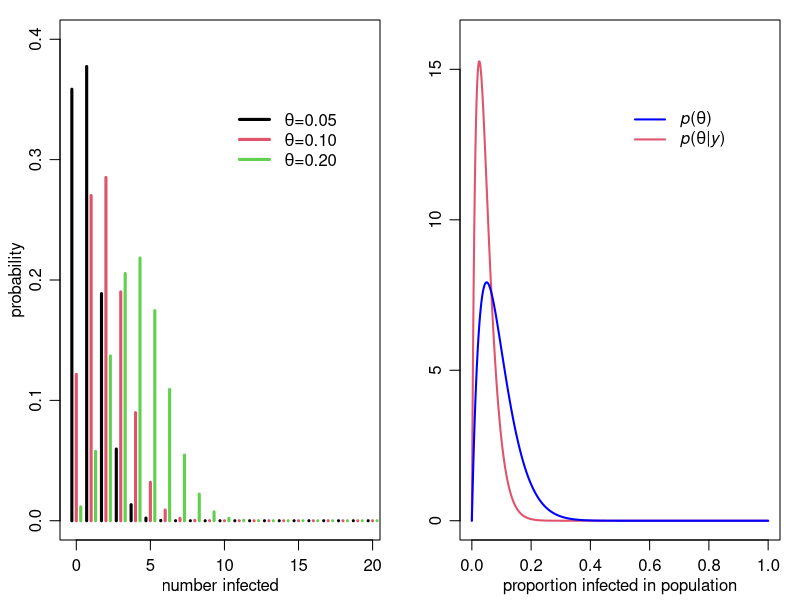
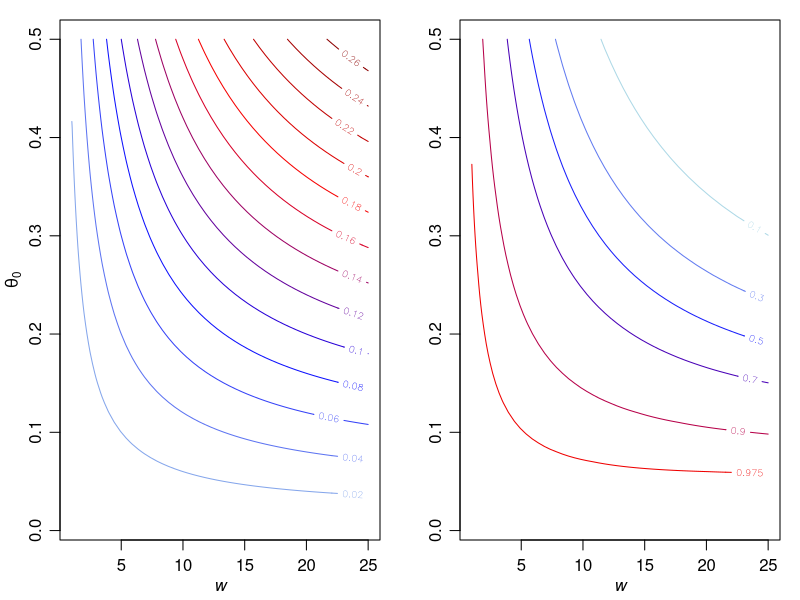

Write R code to recreate these figures, in order.
#--- BayesBetaBinomEpidemic.R ---#
# Compute some prior probabilities from a beta(a,b) law
a<-2 ; b<-20
a/(a+b)
(a-1)/(a-1+b-1)
pbeta(.20,a,b) - pbeta(.05,a,b)
pbeta(.10,a,b)
# Bayes estimation:
par(mar=c(3,3,1,1),mgp=c(1.75,.75,0))
par(mfrow=c(1,2))
# Likelihood for Y=0
dbinom(0,20,.05)
n<-20
x<-0:n
delta<-.3
# plot three binomial likelihoods
plot( range(x-delta), c(0,.4),xlab="number infected",
     ylab="probability",type="n")
points( x-delta,dbinom(x,n,.05),type="h",col=1,lwd=3)
points( x,dbinom(x,n,.10),type="h",col=2,lwd=3)
points( x+delta,dbinom(x,n,.20),type="h",col=3,lwd=3)
legend(10,.35,legend=c(
    expression(paste(theta,"=0.05",sep="")), 
    expression(paste(theta,"=0.10",sep="")),
    expression(paste(theta,"=0.20",sep="")) ),
     lwd=c(3,3,3), 
    col=c(1:3) ,bty="n") 
# Parameters for the conjugate prior and posterior
a<-2 ; b<-20
y<-0 ; n<-20
# Plot the posterior
theta<-seq(0,1,length=500)
plot(theta, dbeta(theta,a+y,b+n-y), col=2,
     type="l",
     xlab="proportion infected in population",
     ylab="", lwd=2, ylim=c(0,16)
     )
lines(theta, dbeta(theta,a,b),col="blue",lwd=2) # prior
legend(.5,14,legend=c( expression(paste(italic("p"),"(",theta,")",sep="")), 
     expression(paste(italic("p"),"(",theta,"|",italic("y"),")",sep=""))  ), 
  bty="n", lwd=c(2,2),col=c("blue",2))
# Compute posterior probabilities
(a+y)/(b+n-y)
(a+y-1)/(a+y-1+b+n-y-1)
pbeta(.20,a+y,b+n-y) - pbeta(.05,a+y,b+n-y)
pbeta(.10,a+y,b+n-y)
#
#Sensitivity analysis
#
par(mar=c(3,3,1,1),mgp=c(1.75,.75,0))
par(mfrow=c(1,2))
g<-50
th0<-seq(0.01,.5,length=g)
nu0<-seq(1,25,length=g) 
# Loop and compute contours
PP10<-PM<-PLQ<-PUQ<-matrix(0,g,g)
for(i in 1:g) 
  {
  for(j in 1:g) 
    {
      a<-nu0[i]*th0[j]
      b<-nu0[i]*(1-th0[j]) 
   
     PM[i,j]<- (a+y)/(a+y+b+n-y) 
     PP10[i,j]<- pbeta(.10,a+y,b+n-y)
     PLQ[i,j]<- qbeta(.05,a+y,b+n-y) 
     PUQ[i,j]<- qbeta(.95,a+y,b+n-y) 
    } 
}
cols = rev(colorRampPalette(c('darkred','red','blue','lightblue'))(14))
contour(nu0,th0,PM,xlab=expression(italic(w)), ylab=expression(theta[0]),col=cols)
cols = rev(colorRampPalette(c('darkred','red','blue','lightblue'))(8))
contour(nu0,th0,PP10,xlab=expression(italic(w)),col=cols, 
   levels=c(0.1,0.3,.5,.70,.90,.975) )
#### Adjusted Wald 95% interval of confidence
a<-2 ; b<-2 
th<-  (y+a)/(n+a+b)
th+c(-1,1)*1.96*sqrt(th*(1-th)/n)

qbeta(c(.025,.975),a+y,b+n-y)
